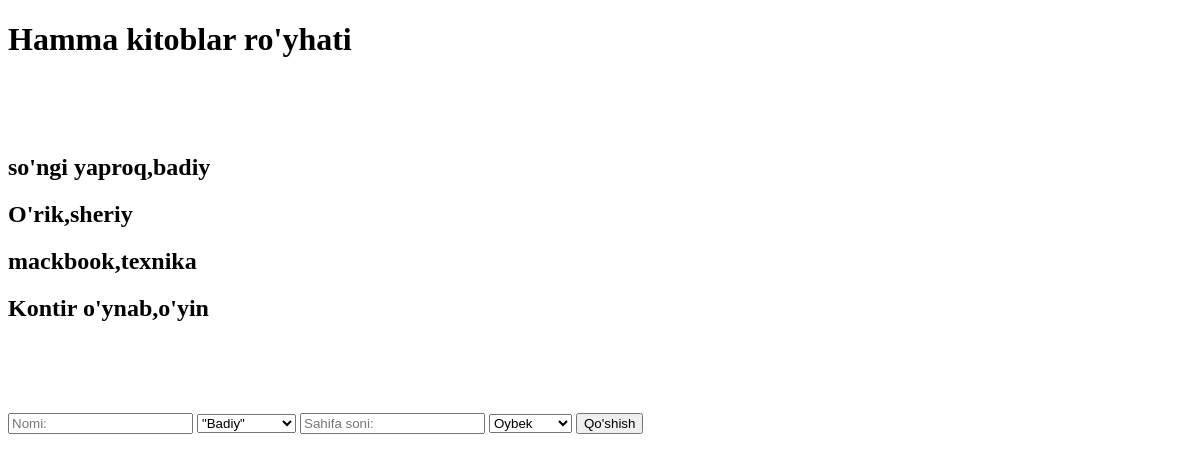
Before: /hammakitob/ with the older database file.
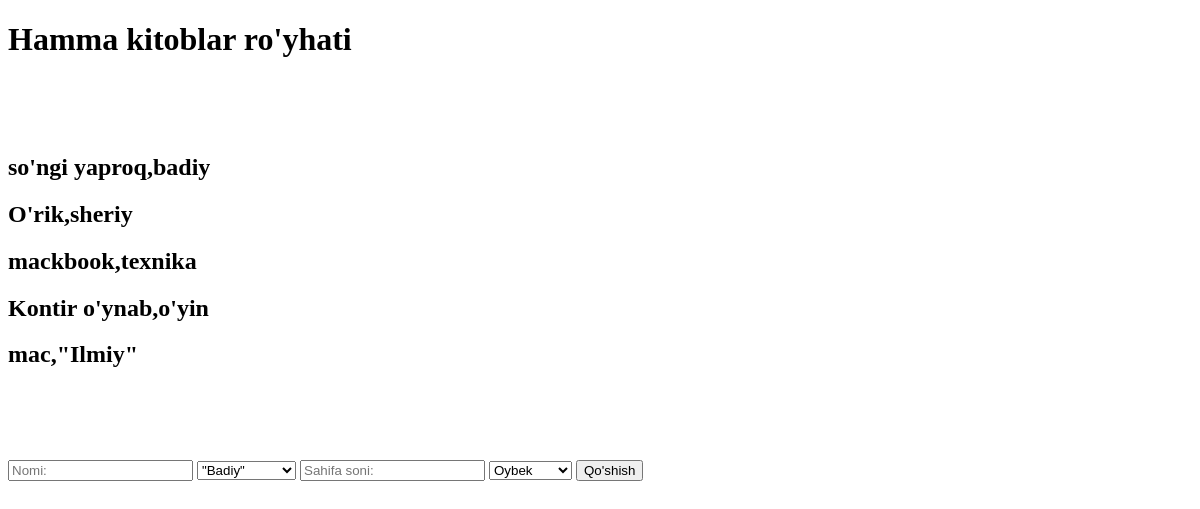
After: the same page with the newer database file.
### asosiy/models.py (models this page shows, shortened)
class Kitob(models.Model):
    nom = models.CharField(max_length=30)
    janr = models.CharField(max_length=20)
    sahifa = models.IntegerField()
    muallif = models.ForeignKey(Muallif, on_delete=models.CASCADE)

### asosiy/views.py (the view, shortened to what this page needs)
# urls.py: path('hammakitob/', hamma_kitoblar),
def hamma_kitoblar(request):
    natija = Kitob.objects.all()
    kiritilgan_kitob = request.GET.get("nom")
    if kiritilgan_kitob is not None:
        natija = Kitob.objects.filter(nom__contains=kiritilgan_kitob)
    data = {
        "books": natija,
        "mualliflar": Muallif.objects.all()
    }
    return render(request, 'kitoblar.html', data)

### templates/kitoblar.html (shortened to what this page needs)
<!DOCTYPE html>
<html lang="en">
<head>
</head>
<body>
    <h1>Hamma kitoblar ro'yhati</h1>
    <br>
    <br>
    <br>
    {% for book in books %}
    <h2>{{ book.nom }},{{ book.janr }}</h2>
    {% endfor %}
    <br>
    <br>
    <br>
    <br>
     <form method="post">{% csrf_token %}
        <input type="text" name="nom" placeholder="Nomi: ">
         <select name="janr">
             <option>"Badiy"</option>
         </select>
        <input type="number" name="sahifa" placeholder="Sahifa soni: " min="10">
         <select name="m">
             {% for muallif in mualliflar%}
             <option value="{{ muallif.id}}">{{muallif.ism}}</option>
             {% endfor %}
         </select>
        <button>Qo'shish</button>
    </form>
</body>
</html>

Changed rows visible on the page:
added Kitob: nom "mac", janr "\"Ilmiy\""
